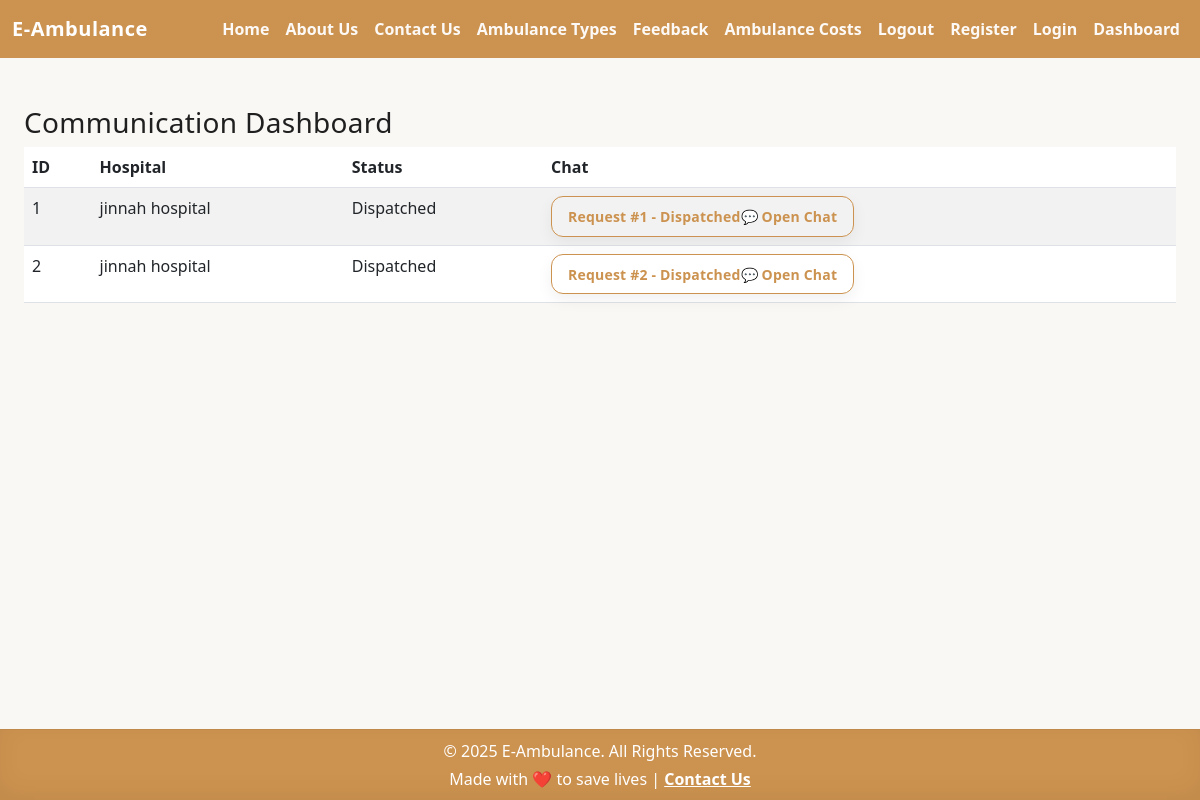
The app's page /communication/, older data.
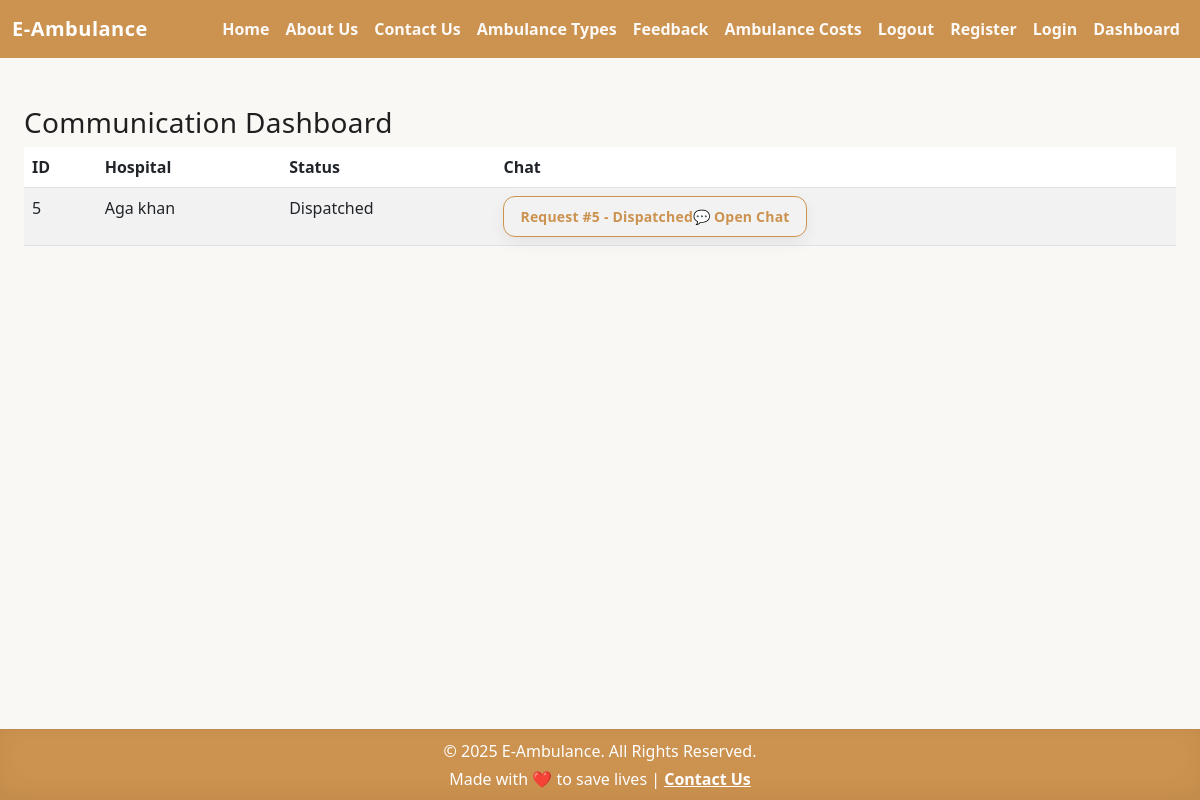
The same page, newer data.
### ambulance/models.py (models this page shows, shortened)
class EmergencyRequest(models.Model):
    user = models.ForeignKey(User, on_delete=models.CASCADE)
    ambulance = models.ForeignKey(Ambulance, on_delete=models.CASCADE, null=True, blank=True)
    request_time = models.DateTimeField(auto_now_add=True)  # already hai
    expiry_time = models.DateTimeField(null=True, blank=True)
    created_at = models.DateTimeField(auto_now_add=True)  # 👈 yeh add karo
    status = models.CharField(
        max_length=20,
        choices=[
            ('pending', 'Pending'),
            ('accepted', 'Accepted'),
            ('completed', 'Completed'),
            ('expired', 'Expired'),
        ],
        default='pending'
    )
    pickup_address = models.CharField(max_length=255, null=True, blank=True)
    hospital_name = models.CharField(max_length=255, null=True, blank=True)
    hospital_address = models.CharField(max_length=255, null=True, blank=True)
    request_type = models.CharField(
        max_length=50,
        choices=[('emergency', 'Emergency'), ('normal', 'Normal')],
        default='emergency'
    )

### ambulance/views.py (the view)
# urls.py: path("communication/", views.communication_dashboard, name="communication_dashboard"),
def communication_dashboard(request):
    requests = EmergencyRequest.objects.all()
    return render(request, "communication_dashboard.html", {"requests": requests})

### ambulance/templates/communication_dashboard.html
{% extends "home.html" %}
{% block content %}
<div class="container mt-4">
  <h3>Communication Dashboard</h3>
  <table class="table table-striped">
    <thead>
      <tr>
        <th>ID</th>
        <th>Hospital</th>
        <th>Status</th>
        <th>Chat</th>
      </tr>
    </thead>
    <tbody>
      {% for req in requests %}
        <tr>
          <td>{{ req.id }}</td>
          <td>{{ req.hospital_name }}</td>
          <td>{{ req.status }}</td>
          <td>
            <a href="{% url 'chat_view' req.id %}" class="btn btn-sm btn-outline-primary">
              Request #{{ req.id }} - {{ req.status }}💬 Open Chat
            </a>
          </td>
        </tr>
      {% empty %}
        <tr><td colspan="4">No requests found.</td></tr>
      {% endfor %}
    </tbody>
  </table>
</div>
{% endblock %}

Row changes from the older to the newer data that the page shows:
removed EmergencyRequest: id "1", hospital_name "jinnah hospital", status "Dispatched"
removed EmergencyRequest: id "2", hospital_name "jinnah hospital", status "Dispatched"
added EmergencyRequest: id "5", hospital_name "Aga khan", status "Dispatched"
